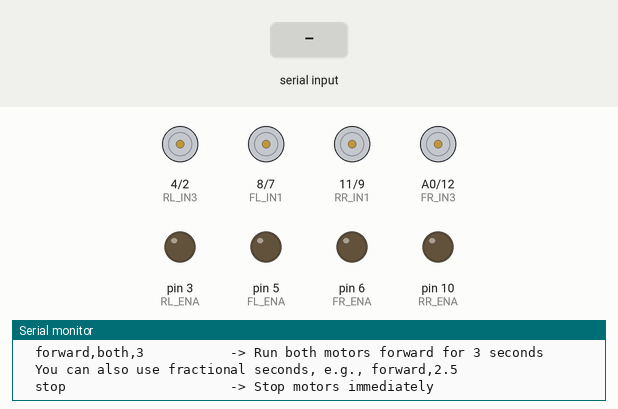
This sketch was run on a simulated Arduino Uno, built with avr-gcc and run on an emulated ATmega328P. Shown: motor-driver pin pairs drawn as motors (green arrow = first pin HIGH = forward, orange = second pin HIGH = backward, longer = more drive), output pins drawn as LEDs (lit = HIGH), the last lines printed to the serial monitor. The test bench sets the inputs (shaded band).

Above: at 1.6 s.
1.7 s: "stop,1\n" received over Serial
At 3.9 s:
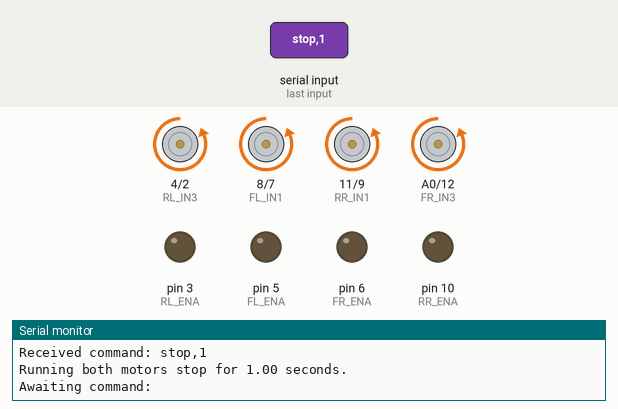
4.2 s: "forward,1\n" received over Serial
At 6.4 s:
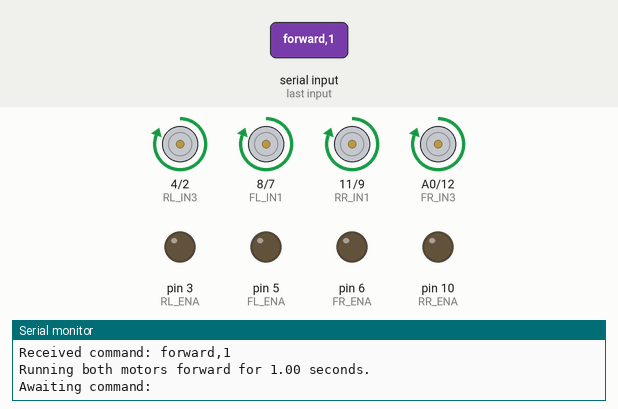
6.7 s: "stop,150\n" received over Serial
At 7.4 s:
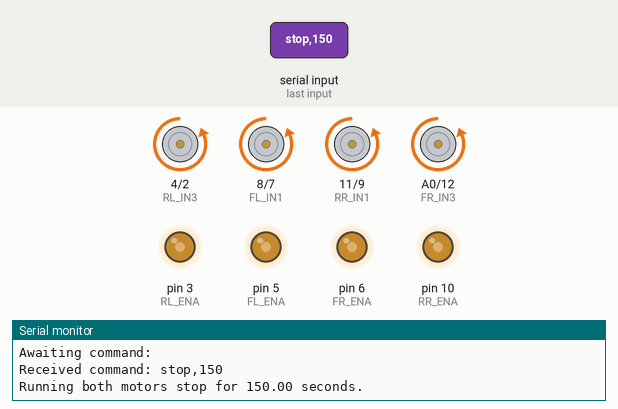
Timing chart, 0 to 9.7 s (numbered marks = the images above; inputs shaded):
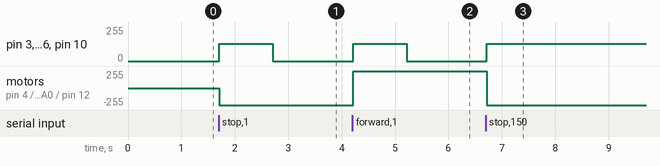

Measured:
- after the input at 1.7 s, pin 3 (RL_ENA), pin 5 (FL_ENA), pin 6 (FR_ENA), pin 10 (RR_ENA): 0/255 → 128/255 at once, → 0/255 1.0 s later; motor on pin 4 (RL_IN3) / pin 2 (RL_IN4), motor on pin 8 (FL_IN1) / pin 7 (FL_IN2), motor on pin 11 (RR_IN1) / pin 9 (RR_IN2), motor on A0 (FR_IN3) / pin 12 (FR_IN4): stopped → backward 255/255 at once
- after the input at 4.2 s, pin 3 (RL_ENA), pin 5 (FL_ENA), pin 6 (FR_ENA), pin 10 (RR_ENA): 0/255 → 128/255 at once, → 0/255 1.0 s later; motor on pin 4 (RL_IN3) / pin 2 (RL_IN4), motor on pin 8 (FL_IN1) / pin 7 (FL_IN2), motor on pin 11 (RR_IN1) / pin 9 (RR_IN2), motor on A0 (FR_IN3) / pin 12 (FR_IN4): backward 255/255 → forward 255/255 at once
- after the input at 6.7 s, pin 3 (RL_ENA), pin 5 (FL_ENA), pin 6 (FR_ENA), pin 10 (RR_ENA): 0/255 → 128/255 at once; motor on pin 4 (RL_IN3) / pin 2 (RL_IN4), motor on pin 8 (FL_IN1) / pin 7 (FL_IN2), motor on pin 11 (RR_IN1) / pin 9 (RR_IN2), motor on A0 (FR_IN3) / pin 12 (FR_IN4): forward 255/255 → backward 255/255 at once

The sketch:

arduinoMotorcontrol.ino
```cpp
// Independent Motor Control with Serial Commands for Arduino Uno
// Command formats:
//   Two-token: "forward,10" or "backward,5" (defaults to both sides)
//   Three-token: "forward,right,10", "backward,left,5", "forward,both,3"
// Additional command: "stop" to immediately stop motors
// This version supports fractional seconds (e.g., "forward,2.5")

#define DEFAULT_DUTY 128  // PWM duty (50% of 255)

// --- Left Motor Driver Pins --
const int FL_ENA = 5;   // PWM pin for front left enable
const int FL_IN1 = 8;   // Direction control pin
const int FL_IN2 = 7;   // Direction control pin
const int RL_ENA = 3;   // PWM pin for rear left enable
const int RL_IN3 = 4;   // Direction control pin
const int RL_IN4 = 2;   // Direction control pin

// --- Right Motor Driver Pins ---
const int FR_ENA = 6;   // PWM pin for front right enable
const int FR_IN3 = A0;  // Direction control pin
const int FR_IN4 = 12;  // Direction control pin
const int RR_ENA = 10;  // PWM pin for rear right enable
const int RR_IN1 = 11;  // Direction control pin (using analog pin as digital)
const int RR_IN2 = 9;   // Direction control pin (using analog pin as digital)

String inputString = "";      // a String to hold incoming data
bool stringComplete = false;  // whether the string is complete

// Set all motor control pins as outputs.
void setupPins() {
  int motorPins[] = {FL_ENA, FL_IN1, FL_IN2, RL_ENA, RL_IN3, RL_IN4,
                     FR_ENA, FR_IN3, FR_IN4, RR_ENA, RR_IN1, RR_IN2};
  for (int i = 0; i < 12; i++) {
    pinMode(motorPins[i], OUTPUT);
  }
}

// Functions to drive the left motors.
void driveLeftMotors(bool forward) {
  if (forward) {
    digitalWrite(FL_IN1, HIGH);
    digitalWrite(FL_IN2, LOW);
    digitalWrite(RL_IN3, HIGH);
    digitalWrite(RL_IN4, LOW);
  } else {
    digitalWrite(FL_IN1, LOW);
    digitalWrite(FL_IN2, HIGH);
    digitalWrite(RL_IN3, LOW);
    digitalWrite(RL_IN4, HIGH);
  }
  analogWrite(FL_ENA, DEFAULT_DUTY);
  analogWrite(RL_ENA, DEFAULT_DUTY);
}

// Functions to drive the right motors.
void driveRightMotors(bool forward) {
  if (forward) {
    digitalWrite(FR_IN3, HIGH);
    digitalWrite(FR_IN4, LOW);
    digitalWrite(RR_IN1, HIGH);
    digitalWrite(RR_IN2, LOW);
  } else {
    digitalWrite(FR_IN3, LOW);
    digitalWrite(FR_IN4, HIGH);
    digitalWrite(RR_IN1, LOW);
    digitalWrite(RR_IN2, HIGH);
  }
  analogWrite(FR_ENA, DEFAULT_DUTY);
  analogWrite(RR_ENA, DEFAULT_DUTY);
}

// Combined drive for both sides.
void driveMotors(bool forward) {
  driveLeftMotors(forward);
  driveRightMotors(forward);
}

// Stop functions for each side.
void stopLeftMotors() {
  analogWrite(FL_ENA, 0);
  analogWrite(RL_ENA, 0);
}

void stopRightMotors() {
  analogWrite(FR_ENA, 0);
  analogWrite(RR_ENA, 0);
}

// Stop all motors.
void stopMotors() {
  stopLeftMotors();
  stopRightMotors();
}

// Run left motors for a specified duration (supports fractional seconds).
void runLeftMotorsForSeconds(bool forward, float seconds) {
  driveLeftMotors(forward);
  delay((unsigned long)(seconds * 1000));
  stopLeftMotors();
}

// Run right motors for a specified duration (supports fractional seconds).
void runRightMotorsForSeconds(bool forward, float seconds) {
  driveRightMotors(forward);
  delay((unsigned long)(seconds * 1000));
  stopRightMotors();
}

// Run both motors for a specified duration (supports fractional seconds).
void runMotorsForSeconds(bool forward, float seconds) {
  driveMotors(forward);
  delay((unsigned long)(seconds * 1000));
  stopMotors();
}

void setup() {
  Serial.begin(9600);
  setupPins();
  stopMotors();  // Ensure motors are off at startup
  Serial.println("Motor controller ready.");
  Serial.println("Commands:");
  Serial.println("  forward,10               -> Run both motors forward for 10 seconds");
  Serial.println("  backward,5               -> Run both motors backward for 5 seconds");
  Serial.println("  forward,left,10          -> Run left motors forward for 10 seconds");
  Serial.println("  backward,right,5         -> Run right motors backward for 5 seconds");
  Serial.println("  forward,both,3           -> Run both motors forward for 3 seconds");
  Serial.println("  You can also use fractional seconds, e.g., forward,2.5");
  Serial.println("  stop                     -> Stop motors immediately");
}

void loop() {
  if (stringComplete) {
    Serial.print("Received command: ");
    Serial.println(inputString);
    inputString.trim();  // Remove extra whitespace
    inputString.toLowerCase();

    if (inputString.length() > 0) {
      // Split the input string by commas.
      int firstComma = inputString.indexOf(',');
      int secondComma = inputString.indexOf(',', firstComma + 1);

      String direction;
      String side;
      String timeString;
      float duration = 0.0;
      bool valid = true;

      // If two commas are found, we have three tokens.
      if (secondComma != -1) {
        direction = inputString.substring(0, firstComma);
        side = inputString.substring(firstComma + 1, secondComma);
        timeString = inputString.substring(secondComma + 1);
      }
      // If only one comma, default to "both" motors.
      else if (firstComma != -1) {
        direction = inputString.substring(0, firstComma);
        side = "both";
        timeString = inputString.substring(firstComma + 1);
      }
      else {
        // If no comma, check for "stop" command.
        if (inputString.equals("stop")) {
          Serial.println("Stopping motors immediately.");
          stopMotors();
          valid = false;
        }
        else {
          Serial.println("Invalid command format.");
          valid = false;
        }
      }

      if (valid) {
        duration = timeString.toFloat();
        if (duration == 0.0) {
          Serial.println("Invalid duration.");
          valid = false;
        }
      }

      if (valid) {
        bool forward = (direction.equals("forward"));

        if (side.equals("left")) {
          Serial.print("Running left motors ");
          Serial.print(direction);
          Serial.print(" for ");
          Serial.print(duration);
          Serial.println(" seconds.");
          runLeftMotorsForSeconds(forward, duration);
        }
        else if (side.equals("right")) {
          Serial.print("Running right motors ");
          Serial.print(direction);
          Serial.print(" for ");
          Serial.print(duration);
          Serial.println(" seconds.");
          runRightMotorsForSeconds(forward, duration);
        }
        else if (side.equals("both")) {
          Serial.print("Running both motors ");
          Serial.print(direction);
          Serial.print(" for ");
          Serial.print(duration);
          Serial.println(" seconds.");
          runMotorsForSeconds(forward, duration);
        }
        else {
          Serial.println("Unknown side. Use left, right, or both.");
        }
      }
    }
    // Clear input buffer and reset flag.
    inputString = "";
    stringComplete = false;
    Serial.println("Awaiting command:");
  }
}

// This function is automatically called when new Serial data arrives.
void serialEvent() {
  while (Serial.available()) {
    char inChar = (char)Serial.read();
    if (inChar == '\n' || inChar == '\r') {
      if (inputString.length() > 0) {
        stringComplete = true;
      }
    } else {
      inputString += inChar;
    }
  }
}
```
